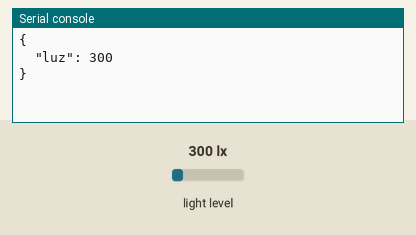
Simulated run of this program. Board: CircuitPython board. On the bench: the last lines printed to the serial console. The inputs (shaded band) are chosen by the test bench; at power-on: light level 300 lx. The clock reads 2024-03-15 10:24:30 at power-on unless the program sets it.

Above: at 1.2 s.
1.3 s: light level set to 40 lx
At 2.6 s:
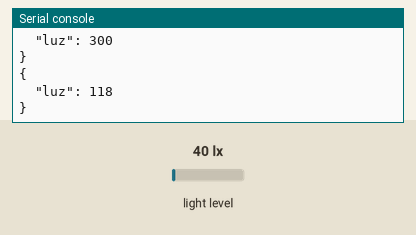
2.8 s: light level set to 500 lx
At 3.8 s:
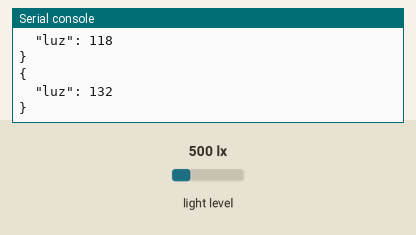
Timing chart, 0 to 5.8 s (numbered marks = the images above; inputs shaded):
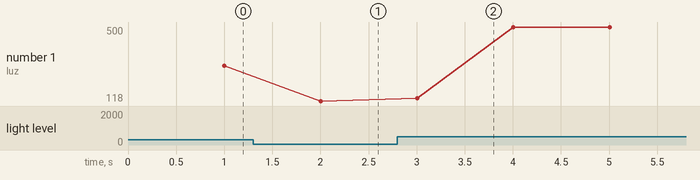

Measured:
- after the input at 1.3 s, the serial console: prints a new line after 0.70 s (image 1)
- after the input at 2.8 s, the serial console: prints a new line after 0.21 s (image 2)
- plotted number 1: 300 → 118 after the input at 1.3 s, 118 → 500 after the input at 2.8 s

The program:

leerluz.py
```python
import time
import board
import busio
import adafruit_tsl2591
import json

i2c = busio.I2C(board.SCL, board.SDA)
sensor = adafruit_tsl2591.TSL2591(i2c)

def get_luz():
    lux_readings = []
    start_time = time.time()

    while time.time() - start_time < 0.7:
        lux = sensor.lux
        lux_readings.append(lux)
        time.sleep(0.1)

    avg_lux = int(round(sum(lux_readings) / len(lux_readings), 2)) if lux_readings else 0
    return avg_lux

if __name__ == "__main__":
    try:
        while True:
            lux = get_luz()
            print(json.dumps({"luz": lux}, indent=2))
    except KeyboardInterrupt:
        print("\nLectura interrumpida.")
    except Exception as e:
        print("Error al leer luz:", str(e))
```
